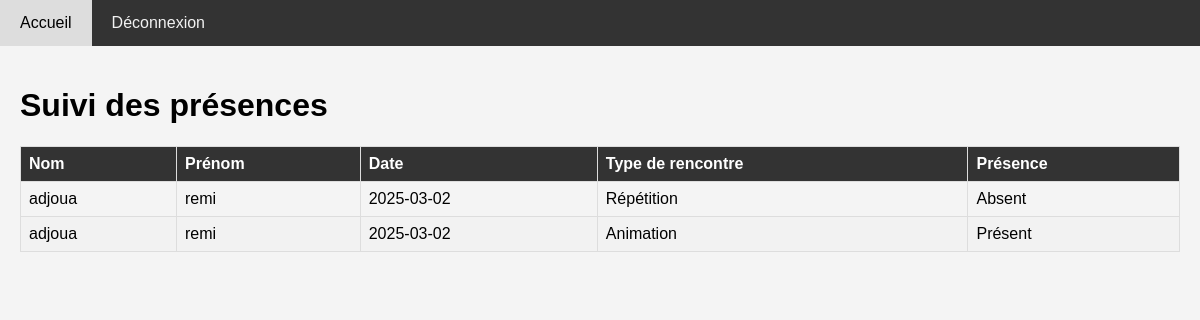
The page /suivi_presences (signed in) on the database its author committed.
### tables this page shows
CREATE TABLE presences (
                    id INTEGER PRIMARY KEY AUTOINCREMENT,
                    membre_id INTEGER,
                    type_rencontre TEXT,
                    date TEXT,
                    presence TEXT,
                    FOREIGN KEY(membre_id) REFERENCES membres(id)
                );

CREATE TABLE membres (
                    id INTEGER PRIMARY KEY AUTOINCREMENT,
                    nom TEXT,
                    prenom TEXT,
                    date_naissance TEXT,
                    numero TEXT,
                    utilisateur_id INTEGER,
                    statut TEXT DEFAULT 'Nouveau'
                );

### app.py (the view)
@app.route('/suivi_presences')
def suivi_presences():
    if 'nom_utilisateur' not in session:
        return redirect('/connexion')
    conn = sqlite3.connect('chorale.db')
    c = conn.cursor()
    trois_mois_avant = (datetime.now() - timedelta(days=90)).strftime('%Y-%m-%d')
    c.execute('''
        SELECT m.nom, m.prenom, p.date, p.presence, p.type_rencontre
        FROM presences p
        JOIN membres m ON p.membre_id = m.id
        WHERE p.date >= ?
        ORDER BY p.date DESC
    ''', (trois_mois_avant,))
    presences = c.fetchall()
    c.execute('''
        SELECT m.id, m.nom, m.prenom, COUNT(p.id) AS nb_presences
        FROM membres m
        LEFT JOIN presences p ON m.id = p.membre_id AND p.date >= ?
        GROUP BY m.id
    ''', (trois_mois_avant,))
    membres_statut = c.fetchall()
    for membre in membres_statut:
        nb_presences = membre[3]
        if nb_presences >= 8:  # Régulier
            statut = 'Régulier'
        elif nb_presences >= 3:  # Saisonnier
            statut = 'Saisonnier'
        else:  # Nouveau
            statut = 'Nouveau'
        c.execute("UPDATE membres SET statut = ? WHERE id = ?", (statut, membre[0]))
        conn.commit()
    conn.close()
    return render_template('suivi_presences.html', presences=presences)

### templates/suivi_presences.html (shortened to what this page needs)
<!DOCTYPE html>
<html lang="fr">
<head>
</head>
<body>
    <div class="navbar">
        <a href="/">Accueil</a>
        <a href="/deconnexion">Déconnexion</a>
    </div>
    <div class="content">
        <h1>Suivi des présences</h1>
        <table class="presences-table">
            <thead>
                <tr>
                    <th>Nom</th>
                    <th>Prénom</th>
                    <th>Date</th>
                    <th>Type de rencontre</th>
                    <th>Présence</th>
                </tr>
            </thead>
            <tbody>
                {% for presence in presences %}
                    <tr>
                        <td>{{ presence[0] }}</td>
                        <td>{{ presence[1] }}</td>
                        <td>{{ presence[2] }}</td>
                        <td>{{ presence[4] }}</td>
                        <td>{{ presence[3] }}</td>
                    </tr>
                {% endfor %}
            </tbody>
        </table>
    </div>
</body>
</html>

### templates/suivi_presences.html (style rules this page uses)
body { font-family: Arial, sans-serif; background-color: #f4f4f4; margin: 0; padding: 0; }
.navbar { background-color: #333; overflow: hidden; }
.navbar a { float: left; display: block; color: #f2f2f2; text-align: center; padding: 14px 20px; text-decoration: none; }
.content { padding: 20px; }
.presences-table { width: 100%; border-collapse: collapse; margin-top: 20px; }
.presences-table th, .presences-table td { border: 1px solid #ddd; padding: 8px; text-align: left; }
.presences-table th { background-color: #333; color: white; }
.presences-table tr:nth-child(even) { background-color: #f2f2f2; }

### rows shown on the page
presences: nom "adjoua", prenom "remi", date "2025-03-02", type_rencontre "Répétition", presence "Absent"
presences: nom "adjoua", prenom "remi", date "2025-03-02", type_rencontre "Animation", presence "Présent"
